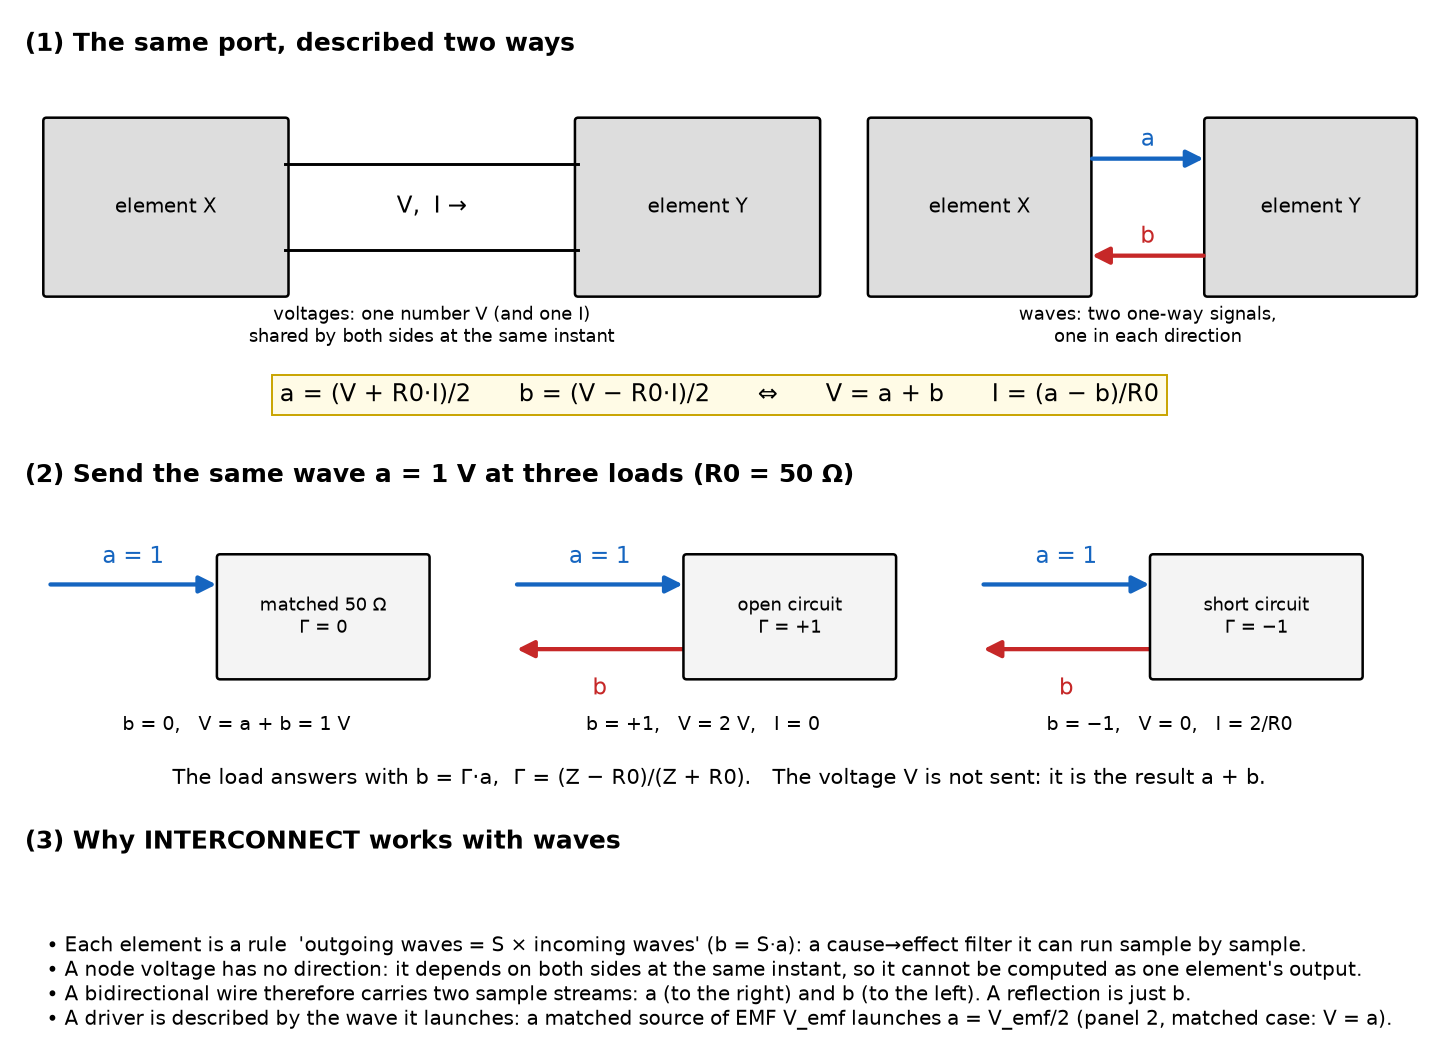

Write the Python code that produced this figure.
"""Waves vs voltages at a port (figure for the scripted TL note)."""
import matplotlib; matplotlib.use("Agg")
import matplotlib.pyplot as plt
from matplotlib.patches import FancyBboxPatch, FancyArrowPatch
fig, ax = plt.subplots(figsize=(13, 9.6)); ax.set_xlim(0, 13); ax.set_ylim(0, 9.6); ax.axis("off")
def box(x, y, w, h, t, fc="#eef", fs=10.5):
    ax.add_patch(FancyBboxPatch((x, y), w, h, boxstyle="round,pad=0.03", fc=fc, ec="k", lw=1.3))
    ax.text(x + w/2, y + h/2, t, ha="center", va="center", fontsize=fs)
def arr(x0, y0, x1, y1, c, lab=None, dy=0.2):
    ax.add_patch(FancyArrowPatch((x0, y0), (x1, y1), arrowstyle="-|>", mutation_scale=18, lw=2.2, color=c))
    if lab: ax.text((x0 + x1)/2, y0 + dy, lab, ha="center", color=c, fontsize=12)
# ---- (1) one port, two descriptions
ax.text(0.1, 9.25, "(1) The same port, described two ways", fontsize=13, weight="bold")
box(0.3, 7.0, 2.2, 1.6, "element X", "#ddd")
box(5.2, 7.0, 2.2, 1.6, "element Y", "#ddd")
ax.plot([2.5, 5.2], [8.2, 8.2], "k", lw=1.5); ax.plot([2.5, 5.2], [7.4, 7.4], "k", lw=1.5)
ax.text(3.85, 7.75, "V,  I →", ha="center", fontsize=12)
ax.text(3.85, 6.55, "voltages: one number V (and one I)\nshared by both sides at the same instant", ha="center", fontsize=9.5)
box(7.9, 7.0, 2.0, 1.6, "element X", "#ddd"); box(11.0, 7.0, 1.9, 1.6, "element Y", "#ddd")
arr(9.9, 8.25, 11.0, 8.25, "#1565c0", "a", 0.12)
arr(11.0, 7.35, 9.9, 7.35, "#c62828", "b", 0.12)
ax.text(10.45, 6.55, "waves: two one-way signals,\none in each direction", ha="center", fontsize=9.5)
ax.text(6.5, 6.0, "a = (V + R0·I)/2      b = (V − R0·I)/2      ⇔      V = a + b      I = (a − b)/R0",
        ha="center", fontsize=12.5, bbox=dict(fc="#fffbe6", ec="#c9a400"))
# ---- (2) three loads, same incident wave
ax.text(0.1, 5.25, "(2) Send the same wave a = 1 V at three loads (R0 = 50 Ω)", fontsize=13, weight="bold")
for k, (name, G, Vt) in enumerate([("matched 50 Ω", "Γ = 0", "b = 0,   V = a + b = 1 V"),
                                   ("open circuit", "Γ = +1", "b = +1,   V = 2 V,   I = 0"),
                                   ("short circuit", "Γ = −1", "b = −1,   V = 0,   I = 2/R0")]):
    x = 0.3 + 4.3*k
    arr(x, 4.3, x + 1.6, 4.3, "#1565c0", "a = 1")
    if G != "Γ = 0": arr(x + 1.6, 3.7, x, 3.7, "#c62828", "b", -0.42)
    box(x + 1.6, 3.45, 1.9, 1.1, f"{name}\n{G}", "#f4f4f4", 9.5)
    ax.text(x + 1.75, 2.95, Vt, ha="center", fontsize=10)
ax.text(6.5, 2.45, "The load answers with b = Γ·a,  Γ = (Z − R0)/(Z + R0).   The voltage V is not sent: it is the result a + b.",
        ha="center", fontsize=11)
# ---- (3) why the simulator prefers waves
ax.text(0.1, 1.85, "(3) Why INTERCONNECT works with waves", fontsize=13, weight="bold")
ax.text(0.3, 0.15,
 "• Each element is a rule  'outgoing waves = S × incoming waves' (b = S·a): a cause→effect filter it can run sample by sample.\n"
 "• A node voltage has no direction: it depends on both sides at the same instant, so it cannot be computed as one element's output.\n"
 "• A bidirectional wire therefore carries two sample streams: a (to the right) and b (to the left). A reflection is just b.\n"
 "• A driver is described by the wave it launches: a matched source of EMF V_emf launches a = V_emf/2 (panel 2, matched case: V = a).",
 fontsize=10.5, va="bottom")
plt.savefig("waves.png", dpi=140, bbox_inches="tight")
